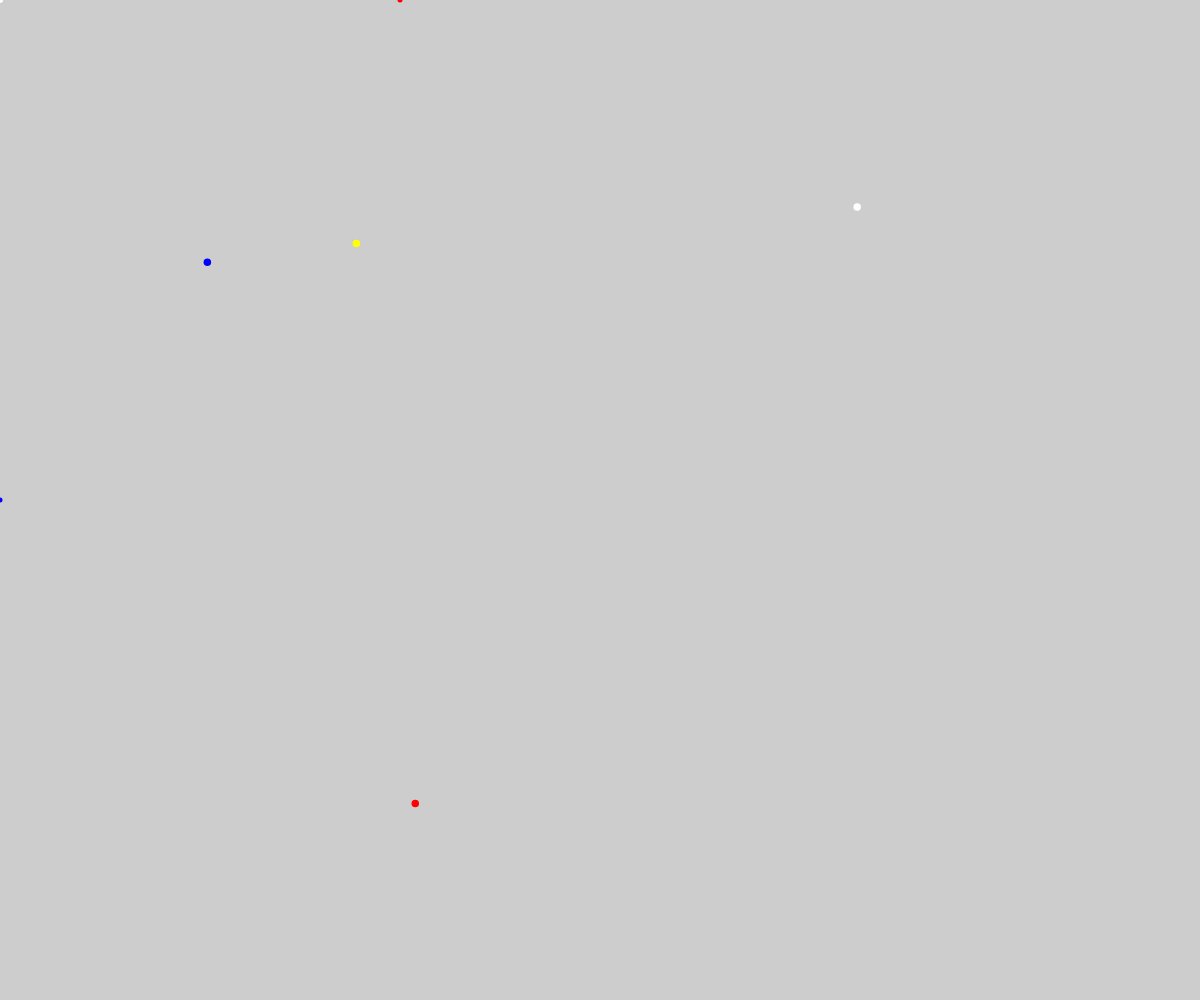
Frame 1 (no input)
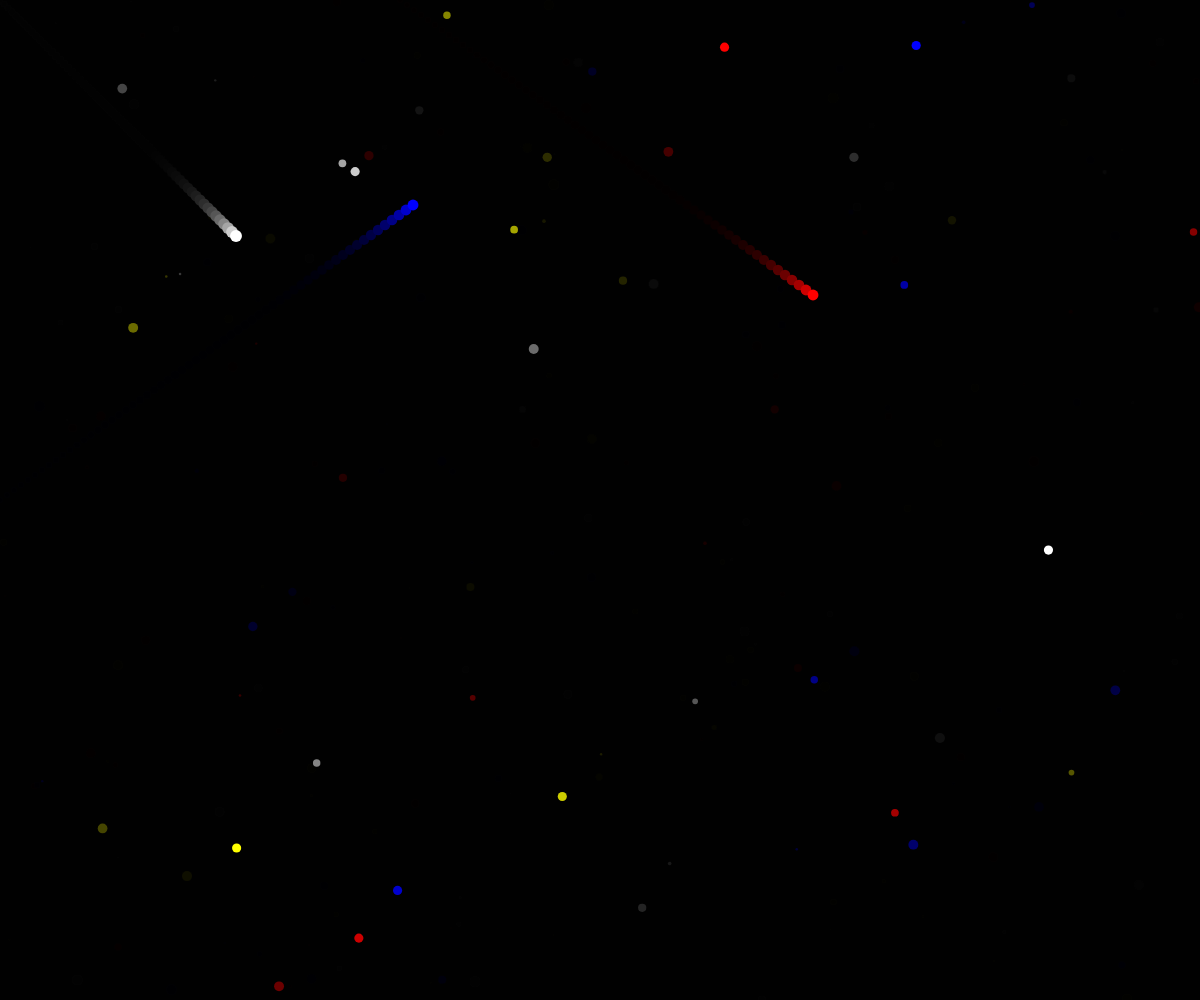
Frame 60 (no input)
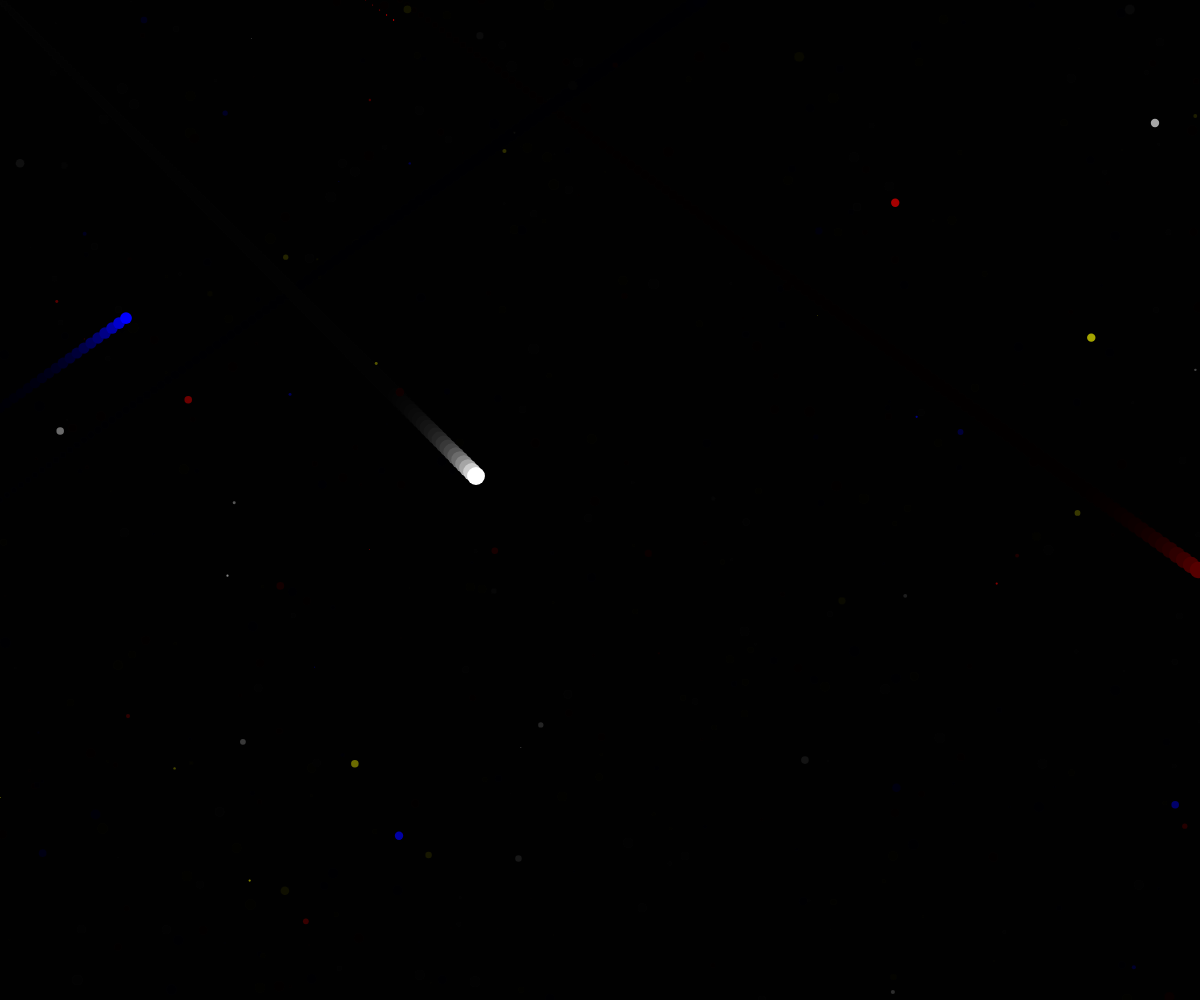
Frame 120 (the mouse pressed at the canvas centre since frame 60)

The p5.js sketch that drew these frames (run headless with seeded random() and noise() and a simulated clock; from frame 60 on, the mouse is pressed at the canvas centre):

// p5.js sketch
// ── sketch.js
let sparkleX;
let sparkleY;
let sparkleSize;

let sparkleX2;
let sparkleY2;

let sparkleX3;
let sparkleY3;

let sparkleX4;
let sparkleY4;

let starX = 0;
let starY = 0;
let starSize = 6;
let starSpeed = 0;

let starX2 = 400;
let starY2 = 0;
let starSize2 = 5;
let starSpeed2 = 5;

let starX3 = 0;
let starY3 = 500;
let starSize3 = 5;
let starSpeed3 = 5;

function setup() {
    createCanvas(windowWidth, windowHeight);
    frameRate(35);
}

function draw() {

    background(0, 50);

    // random values every draw loop
    sparkleX = random(0, width);
    sparkleY = random(0, height);
    sparkleSize = random(0, 10);

    sparkleX2 = random(0, width);
    sparkleY2 = random(0, height);

    sparkleX3 = random(0, width);
    sparkleY3 = random(0, height);

    sparkleX4 = random(0, width);
    sparkleY4 = random(0, height);


    // white stars
    fill(255);
    noStroke();
    ellipse(sparkleX, sparkleY, sparkleSize);

    // red stars
    fill(255, 0, 0);
    noStroke();
    ellipse(sparkleX2, sparkleY2, sparkleSize);

    // yellow stars
    fill(255, 255, 0);
    noStroke();
    ellipse(sparkleX3, sparkleY3, sparkleSize);

    // blue stars
    fill(0, 0, 255);
    noStroke();
    ellipse(sparkleX4, sparkleY4, sparkleSize);


    // create a shooting star animation defined in the shootingStar() function
    shootingStar(4);
}

function shootingStar(starSpeed) {
    fill(255);
    noStroke();
    ellipse(starX, starY, starSize);
    starX = starX + starSpeed;
    starY = starY + starSpeed;
    starSize = starSize + 0.1;

    fill(255, 0, 0);
    noStroke();
    ellipse(starX2, starY2, starSize2);
    starX2 = starX2 + starSpeed2 + 2;
    starY2 = starY2 + starSpeed2;
    starSize2 = starSize2 + 0.1;

    fill(0, 0, 255);
    noStroke();
    ellipse(starX3, starY3, starSize3);
    starX3 = starX3 + starSpeed3 + 2;
    starY3 = starY3 - starSpeed3;
    starSize3 = starSize3 + 0.1;

    if(starX > width || starY > height) {
        starX = random(0, 100);
        starY = 0;
        starSize = 1;
    }

    if(starX2 > width || starY2 > height) {
        starX2 = random(300, 400);
        starY2 = 0;
        starSize2 = 1;
    }

    if(starX3 > width || starY3 < 0) {
        starX3 = 0;
        starY3 = random(400, 500);
        starSize3 = 10;
    }
}
// ── style.css
html, body {
    margin: 0;
    padding: 0;
}

canvas {

    display: block;
    margin: auto;
}
